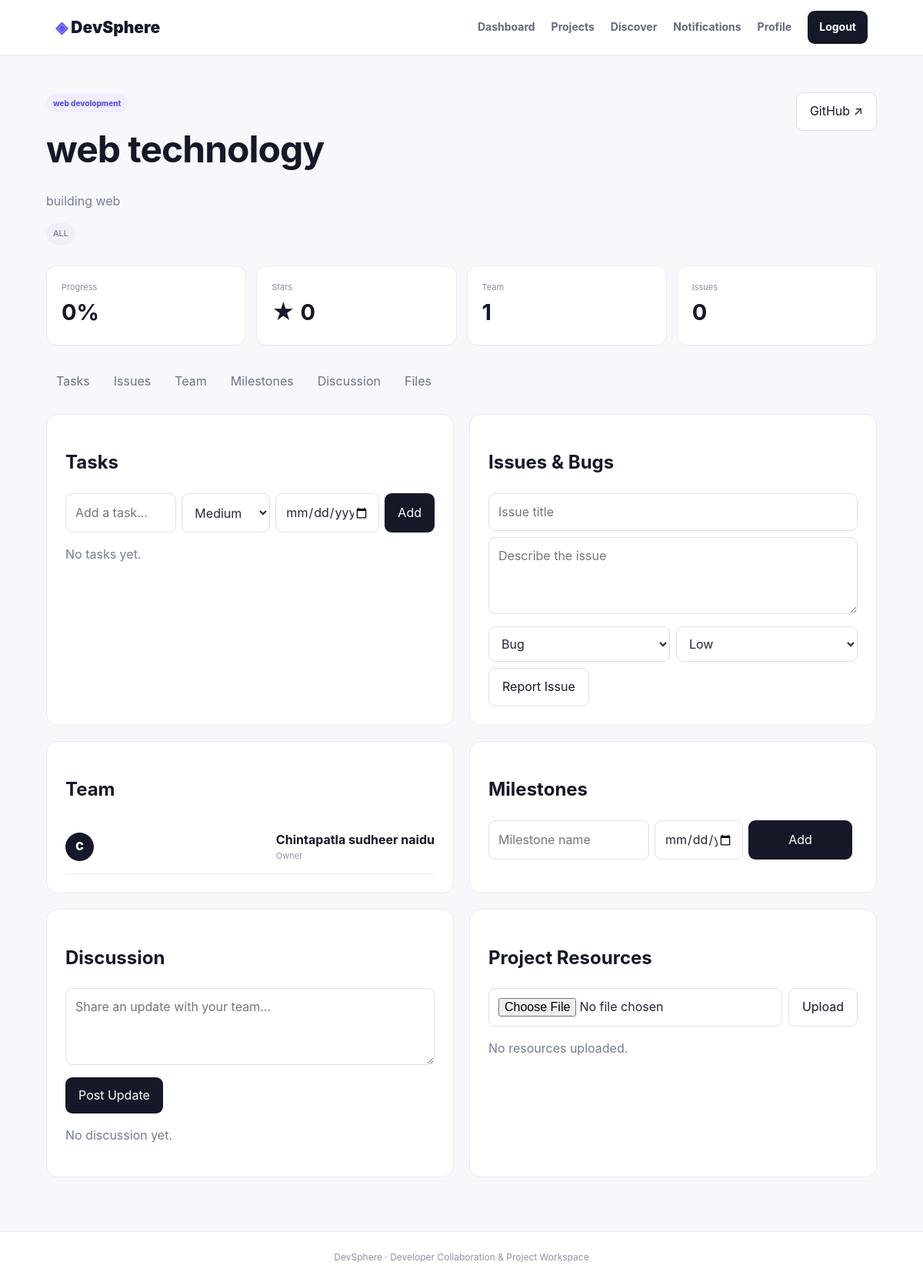
The app's page /project/1 (signed in) with its own data.
### tables this page shows
CREATE TABLE projects(
        id INTEGER PRIMARY KEY AUTOINCREMENT,
        owner_id INTEGER NOT NULL,
        title TEXT NOT NULL,
        description TEXT NOT NULL,
        category TEXT NOT NULL,
        technologies TEXT DEFAULT '',
        github TEXT DEFAULT '',
        demo TEXT DEFAULT '',
        visibility TEXT DEFAULT 'Public',
        progress INTEGER DEFAULT 0,
        stars INTEGER DEFAULT 0,
        created_at TEXT DEFAULT CURRENT_TIMESTAMP,
        FOREIGN KEY(owner_id) REFERENCES users(id)
    );

CREATE TABLE members(
        id INTEGER PRIMARY KEY AUTOINCREMENT,
        project_id INTEGER NOT NULL,
        user_id INTEGER NOT NULL,
        role TEXT DEFAULT 'Developer',
        UNIQUE(project_id,user_id)
    );

CREATE TABLE users(
        id INTEGER PRIMARY KEY AUTOINCREMENT,
        name TEXT NOT NULL,
        email TEXT UNIQUE NOT NULL,
        password TEXT NOT NULL,
        bio TEXT DEFAULT '',
        skills TEXT DEFAULT '',
        github TEXT DEFAULT '',
        linkedin TEXT DEFAULT '',
        created_at TEXT DEFAULT CURRENT_TIMESTAMP
    );

### app.py (the view)
@app.route("/project/<int:project_id>")
@login_required
def project(project_id):
    project,member=project_access(project_id)
    if not project:
        return "Project not found",404
    if project["visibility"]=="Private" and not member:
        return "Private project",403
    conn=get_db()
    members=conn.execute("""
        SELECT m.*,u.name,u.email FROM members m
        JOIN users u ON m.user_id=u.id
        WHERE m.project_id=?
    """,(project_id,)).fetchall()
    tasks=conn.execute(
        "SELECT * FROM tasks WHERE project_id=? ORDER BY id DESC",
        (project_id,)
    ).fetchall()
    issues=conn.execute(
        "SELECT * FROM issues WHERE project_id=? ORDER BY id DESC",
        (project_id,)
    ).fetchall()
    comments=conn.execute("""
        SELECT c.*,u.name FROM comments c
        JOIN users u ON c.user_id=u.id
        WHERE c.project_id=? ORDER BY c.created_at DESC
    """,(project_id,)).fetchall()
    milestones=conn.execute(
        "SELECT * FROM milestones WHERE project_id=? ORDER BY id",
        (project_id,)
    ).fetchall()
    resources=conn.execute("""
        SELECT r.*,u.name FROM resources r
        JOIN users u ON r.user_id=u.id
        WHERE r.project_id=? ORDER BY r.uploaded_at DESC
    """,(project_id,)).fetchall()
    conn.close()
    return render_template(
        "project.html",p=project,member=member,members=members,
        tasks=tasks,issues=issues,comments=comments,
        milestones=milestones,resources=resources
    )

### app.py (called while the page is built)
def get_db():
    conn = sqlite3.connect(DB)
    conn.row_factory = sqlite3.Row
    return conn

def login_required(view):
    @wraps(view)
    def wrapper(*args, **kwargs):
        if "user_id" not in session:
            flash("Please login to continue.", "warning")
            return redirect(url_for("login"))
        return view(*args, **kwargs)
    return wrapper

def project_access(project_id):
    conn = get_db()
    project = conn.execute("""
        SELECT p.*, u.name AS owner_name
        FROM projects p JOIN users u ON p.owner_id=u.id
        WHERE p.id=?
    """,(project_id,)).fetchone()
    member = conn.execute(
        "SELECT * FROM members WHERE project_id=? AND user_id=?",
        (project_id,session["user_id"])
    ).fetchone()
    conn.close()
    return project, member

@app.context_processor
def common_data():
    if "user_id" not in session:
        return {}
    conn=get_db()
    count=conn.execute(
        "SELECT COUNT(*) FROM notifications WHERE user_id=? AND is_read=0",
        (session["user_id"],)
    ).fetchone()[0]
    conn.close()
    return {"unread_notifications":count}

### templates/project.html (shortened to what this page needs)
{% extends "base.html" %}
{% block content %}
<section class="project-hero">
<div><span class="tag">{{p.category}}</span><h1>{{p.title}}</h1><p>{{p.description}}</p><div class="chips">{% for t in p.technologies.split(',') if t.strip() %}<span>{{t.strip()}}</span>{% endfor %}</div></div>
<div class="hero-actions">{% if p.github %}<a class="btn secondary" href="{{p.github}}" target="_blank">GitHub ↗</a>{% endif %}{% if p.demo %}<a class="btn primary" href="{{p.demo}}" target="_blank">Live Demo ↗</a>{% endif %}</div>
</section>
<div class="project-stats"><div><span>Progress</span><strong>{{p.progress}}%</strong></div><div><span>Stars</span><strong>★ {{p.stars}}</strong></div><div><span>Team</span><strong>{{members|length}}</strong></div><div><span>Issues</span><strong>{{issues|length}}</strong></div></div>
<nav class="project-tabs"><a href="#tasks">Tasks</a><a href="#issues">Issues</a><a href="#team">Team</a><a href="#milestones">Milestones</a><a href="#discussion">Discussion</a><a href="#files">Files</a></nav>
<div class="workspace-grid">
<section id="tasks" class="panel"><div class="section-heading"><h2>Tasks</h2></div>
<form class="inline-form" method="POST" action="{{url_for('add_task',project_id=p.id)}}"><input name="title" placeholder="Add a task..." required><select name="priority"><option>Low</option><option selected>Medium</option><option>High</option></select><input type="date" name="due_date"><button class="btn primary">Add</button></form>
{% for t in tasks %}<div class="task"><div><b>{{t.title}}</b><small>{{t.description}} · {{t.priority}}{% if t.due_date %} · Due {{t.due_date}}{% endif %}</small></div><form method="POST" action="{{url_for('update_task',project_id=p.id,task_id=t.id)}}"><select name="status" onchange="this.form.submit()"><option {% if t.status=='Todo' %}selected{% endif %}>Todo</option><option {% if t.status=='In Progress' %}selected{% endif %}>In Progress</option><option {% if t.status=='Done' %}selected{% endif %}>Done</option></select></form></div>{% else %}<p class="muted">No tasks yet.</p>{% endfor %}
</section>
<section id="issues" class="panel"><h2>Issues & Bugs</h2>
<form method="POST" action="{{url_for('add_issue',project_id=p.id)}}"><input name="title" placeholder="Issue title" required><textarea name="description" placeholder="Describe the issue"></textarea><div class="two-col"><select name="issue_type"><option>Bug</option><option>Feature</option><option>Improvement</option></select><select name="priority"><option>Low</option><option>Medium</option><option>High</option></select></div><button class="btn secondary">Report Issue</button></form>
</section>
<section id="team" class="panel"><h2>Team</h2>{% for m in members %}<div class="member"><div class="avatar small-avatar">{{m.name[:1]|upper}}</div><div><b>{{m.name}}</b><small>{{m.role}}</small></div></div>{% endfor %}</section>
<section id="milestones" class="panel"><h2>Milestones</h2><form class="inline-form" method="POST" action="{{url_for('add_milestone',project_id=p.id)}}"><input name="title" placeholder="Milestone name" required><input type="date" name="due_date"><button class="btn primary">Add</button></form>{% for m in milestones %}<div class="milestone"><b>{{m.title}}</b><span>{{m.due_date or 'No deadline'}}</span></div>{% endfor %}</section>
<section id="discussion" class="panel"><h2>Discussion</h2><form method="POST" action="{{url_for('add_comment',project_id=p.id)}}"><textarea name="body" placeholder="Share an update with your team..." required></textarea><button class="btn primary">Post Update</button></form>{% for c in comments %}<div class="comment"><b>{{c.name}}</b><small>{{c.created_at}}</small><p>{{c.body}}</p></div>{% else %}<p class="muted">No discussion yet.</p>{% endfor %}</section>
<section id="files" class="panel"><h2>Project Resources</h2><form class="upload-form" method="POST" enctype="multipart/form-data" action="{{url_for('upload',project_id=p.id)}}"><input type="file" name="file" required><button class="btn secondary">Upload</button></form>{% for r in resources %}<div class="resource">📎 <a href="{{url_for('static',filename='uploads/'+r.filename)}}" target="_blank">{{r.original_name}}</a><small>by {{r.name}}</small></div>{% else %}<p class="muted">No resources uploaded.</p>{% endfor %}</section>
</div>
{% endblock %}

### templates/base.html (shortened to what this page needs)
<!DOCTYPE html>
<html lang="en">
<head>
<link rel="stylesheet" href="{{url_for('static',filename='css/style.css')}}">
</head>
<body>
<header class="navbar">
<a class="brand" href="{{url_for('index')}}">◈ DevSphere</a>
<nav>
{% if session.get('user_id') %}
<a href="{{url_for('dashboard')}}">Dashboard</a>
<a href="{{url_for('projects')}}">Projects</a>
<a href="{{url_for('discover')}}">Discover</a>
<a href="{{url_for('notifications')}}">Notifications{% if unread_notifications %}<span class="notification-count">{{unread_notifications}}</span>{% endif %}</a>
<a href="{{url_for('profile',user_id=session['user_id'])}}">Profile</a>
<a class="nav-cta" href="{{url_for('logout')}}">Logout</a>
{% else %}
<a href="{{url_for('login')}}">Login</a>
<a class="nav-cta" href="{{url_for('register')}}">Get Started</a>
{% endif %}
</nav>
</header>
<main class="container">
{% block content %}{% endblock %}
</main>
<footer>DevSphere · Developer Collaboration & Project Workspace</footer>
</body>
</html>

### static/css/style.css (style rules this page uses)
* { box-sizing:border-box }
:root { --ink:#151827;--muted:#737d90;--line:#e7eaf1;--purple:#6558ee;--bg:#f7f8fc;--white:#fff }
body { margin:0;background:var(--bg);color:var(--ink);font-family:Inter,Segoe UI,Arial,sans-serif;line-height:1.6 }
.navbar { height:72px;background:#fff;border-bottom:1px solid var(--line);display:flex;align-items:center;justify-content:space-between;padding:0 6%;position:sticky;top:0;z-index:50 }
.brand { font-size:21px;font-weight:900;color:var(--ink);text-decoration:none }
.brand:first-letter { color:var(--purple) }
.navbar nav { display:flex;align-items:center;gap:21px }
.navbar nav a { color:#606b7e;text-decoration:none;font-size:14px;font-weight:650 }
.nav-cta { background:var(--ink)!important;color:#fff!important;padding:10px 15px;border-radius:9px }
.container { width:min(1180px,90%);margin:auto;min-height:calc(100vh - 130px) }
footer { text-align:center;background:#fff;border-top:1px solid var(--line);padding:23px;color:#8b94a4;font-size:12px }
.muted { color:var(--muted) }
.btn { border:0;border-radius:9px;padding:11px 17px;font-weight:750;text-decoration:none;display:inline-block;cursor:pointer;font:inherit }
.primary { background:var(--ink);color:#fff }
.secondary { background:#fff;color:var(--ink);border:1px solid #dce0e8 }
.feature-grid div,.panel,.project-card,.auth-card { background:#fff;border:1px solid var(--line);border-radius:15px }
.stats-grid,.project-stats { display:grid;grid-template-columns:repeat(4,1fr);gap:13px;margin-bottom:25px }
.stats-grid div,.project-stats div { background:#fff;border:1px solid var(--line);border-radius:13px;padding:19px }
.stats-grid span,.project-stats span { display:block;color:#8991a0;font-size:11px }
.stats-grid strong,.project-stats strong { font-size:29px }
.section-heading { display:flex;justify-content:space-between;align-items:center }
.tag { display:inline-block;background:#efedff;color:#5e52e6;padding:4px 9px;border-radius:50px;font-size:10px;font-weight:850 }
.panel { padding:24px }
input,textarea,select { width:100%;padding:11px 12px;border:1px solid #dce0e8;border-radius:9px;background:#fff;font:inherit;color:#222737;margin-bottom:8px }
textarea { min-height:100px;resize:vertical }
.avatar { width:78px;height:78px;border-radius:50%;background:var(--ink);color:#fff;display:flex;align-items:center;justify-content:center;font-size:29px;font-weight:900 }
.chips { display:flex;flex-wrap:wrap;gap:6px }
.chips span { background:#eff0f5;color:#626c7e;padding:5px 9px;border-radius:50px;font-size:11px }
.project-hero { display:flex;justify-content:space-between;gap:30px;padding:48px 0 27px }
.project-hero h1 { font-size:48px;letter-spacing:-1px;margin:10px 0 }
.project-hero p { color:var(--muted);max-width:760px }
.hero-actions { display:flex;gap:8px;align-items:start }
.project-tabs { display:flex;gap:5px;overflow:auto;margin:8px 0 20px }
.project-tabs a { padding:9px 13px;color:#697487;text-decoration:none;white-space:nowrap }
.workspace-grid { display:grid;grid-template-columns:1fr 1fr;gap:20px;padding-bottom:70px }
.inline-form { display:grid;grid-template-columns:1fr 115px 135px auto;gap:7px }
.inline-form input,.inline-form select { margin:0 }
.task,.issue,.member,.milestone,.resource,.comment,.notification { padding:13px 0;border-bottom:1px solid #edf0f4 }
.task,.issue,.member,.milestone,.resource { display:flex;justify-content:space-between;align-items:center;gap:12px }
.task small,.issue small,.member small,.resource small,.comment small,.notification small { display:block;color:#8b93a2;font-size:11px }
.two-col { display:grid;grid-template-columns:1fr 1fr;gap:8px }
.upload-form { display:flex;gap:8px }
.upload-form input { margin:0 }
.small-avatar { width:37px;height:37px;font-size:14px }

### records on screen
projects: category "web devolopment", title "web technology", description "building web", strip "ALL", progress "0", stars "0"
members: name "C", name "Chintapatla sudheer naidu", role "Owner"

### other values on screen
{{ members|length }} "1"
{{ issues|length }} "0"
